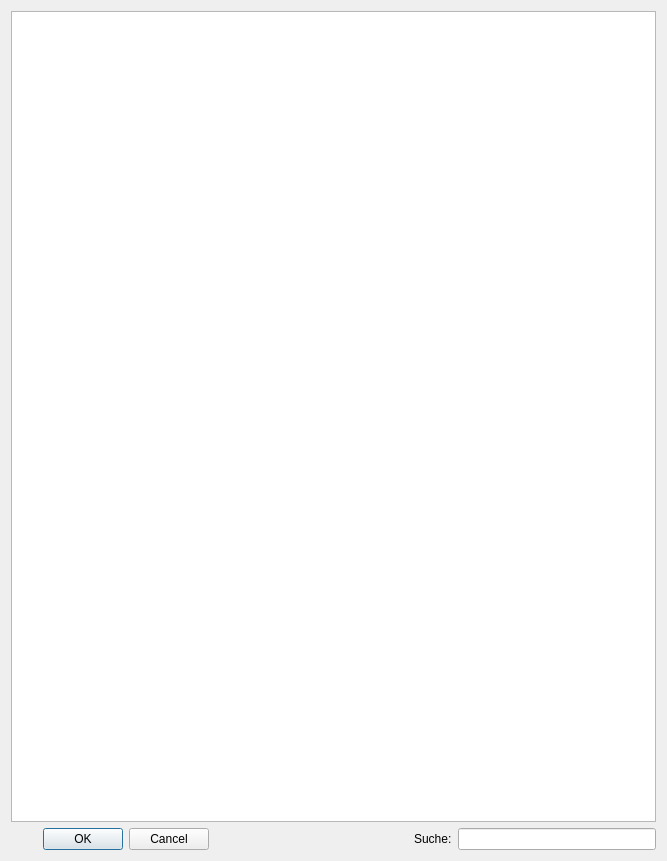
<?xml version="1.0" encoding="UTF-8"?>
<ui version="4.0">
 <class>dialogKunden</class>
 <widget class="QDialog" name="dialogKunden">
  <property name="geometry">
   <rect>
    <x>0</x>
    <y>0</y>
    <width>667</width>
    <height>861</height>
   </rect>
  </property>
  <property name="windowTitle">
   <string>Dialog</string>
  </property>
  <layout class="QVBoxLayout" name="verticalLayout">
   <item>
    <widget class="QTableView" name="twkunden">
     <property name="editTriggers">
      <set>QAbstractItemView::AnyKeyPressed|QAbstractItemView::DoubleClicked|QAbstractItemView::EditKeyPressed|QAbstractItemView::SelectedClicked</set>
     </property>
     <property name="alternatingRowColors">
      <bool>false</bool>
     </property>
     <property name="gridStyle">
      <enum>Qt::DashLine</enum>
     </property>
     <property name="sortingEnabled">
      <bool>true</bool>
     </property>
    </widget>
   </item>
   <item>
    <layout class="QHBoxLayout" name="horizontalLayout">
     <item>
      <widget class="QDialogButtonBox" name="buttonBox">
       <property name="enabled">
        <bool>true</bool>
       </property>
       <property name="orientation">
        <enum>Qt::Horizontal</enum>
       </property>
       <property name="standardButtons">
        <set>QDialogButtonBox::Cancel|QDialogButtonBox::Ok</set>
       </property>
      </widget>
     </item>
     <item>
      <spacer name="horizontalSpacer">
       <property name="orientation">
        <enum>Qt::Horizontal</enum>
       </property>
       <property name="sizeHint" stdset="0">
        <size>
         <width>40</width>
         <height>20</height>
        </size>
       </property>
      </spacer>
     </item>
     <item>
      <widget class="QLabel" name="label">
       <property name="text">
        <string>Suche:</string>
       </property>
      </widget>
     </item>
     <item>
      <widget class="QLineEdit" name="le_searchfield"/>
     </item>
    </layout>
   </item>
  </layout>
 </widget>
 <resources/>
 <connections>
  <connection>
   <sender>buttonBox</sender>
   <signal>accepted()</signal>
   <receiver>dialogKunden</receiver>
   <slot>accept()</slot>
   <hints>
    <hint type="sourcelabel">
     <x>248</x>
     <y>254</y>
    </hint>
    <hint type="destinationlabel">
     <x>157</x>
     <y>274</y>
    </hint>
   </hints>
  </connection>
  <connection>
   <sender>buttonBox</sender>
   <signal>rejected()</signal>
   <receiver>dialogKunden</receiver>
   <slot>reject()</slot>
   <hints>
    <hint type="sourcelabel">
     <x>316</x>
     <y>260</y>
    </hint>
    <hint type="destinationlabel">
     <x>286</x>
     <y>274</y>
    </hint>
   </hints>
  </connection>
 </connections>
</ui>
